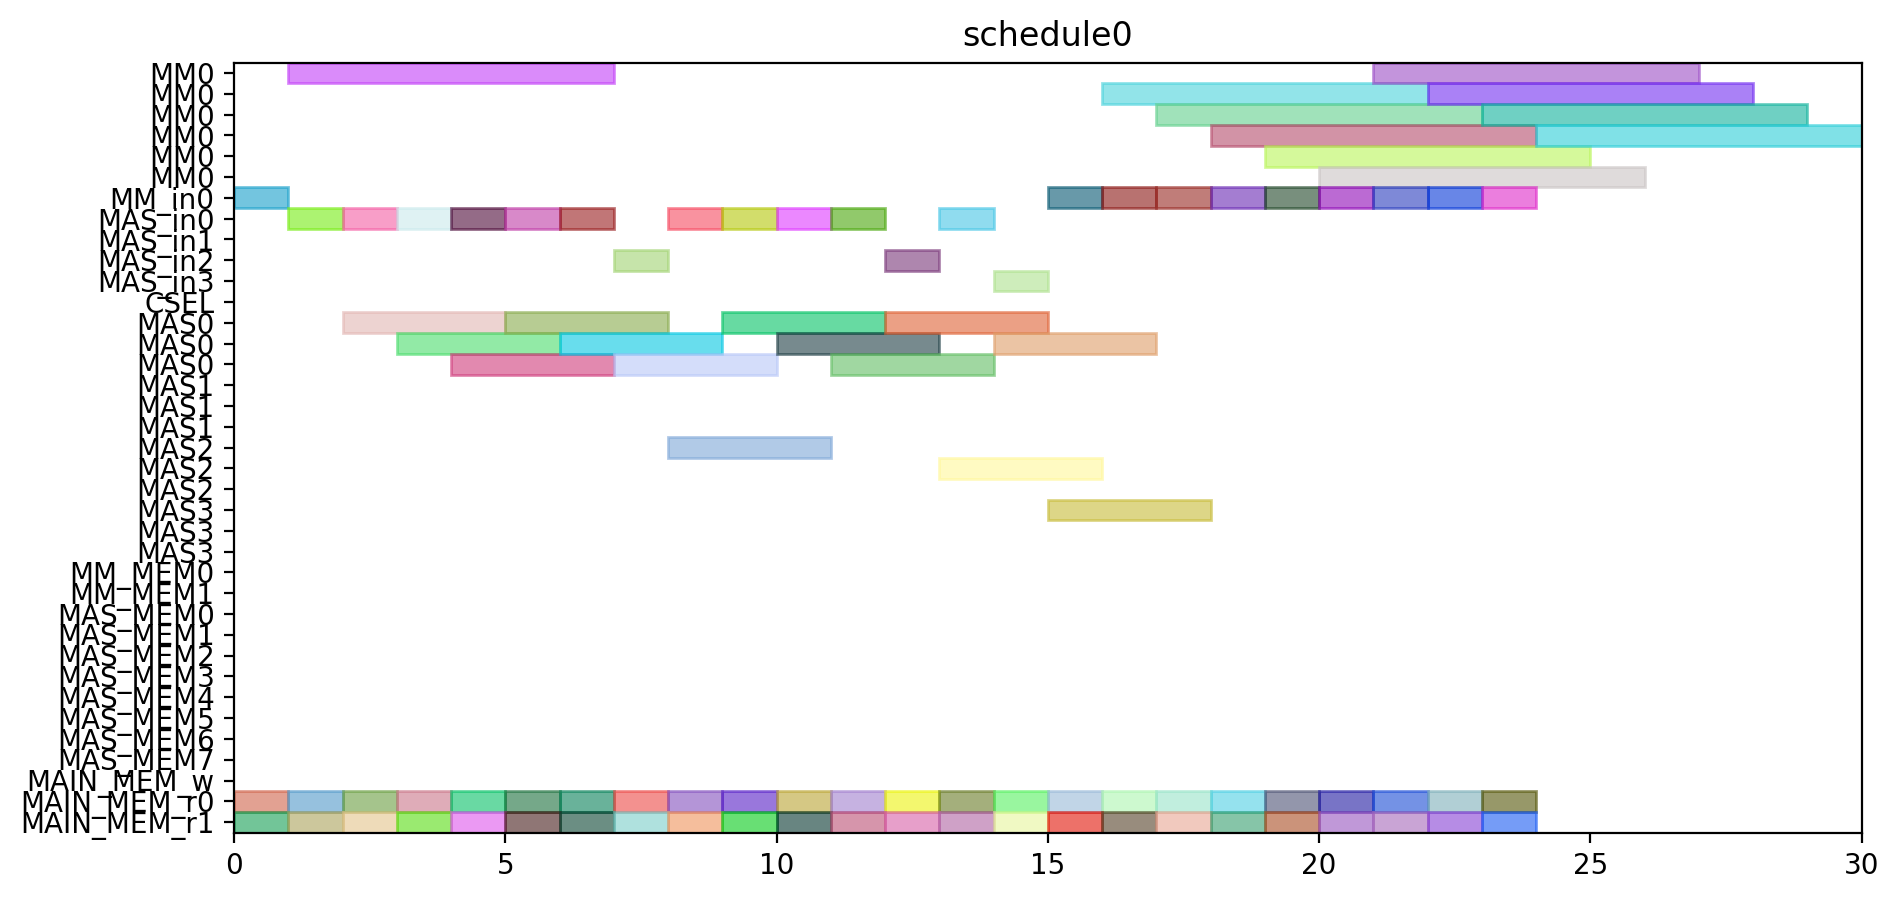

Source code (Python):
from pyschedule import Scenario, solvers, plotters, alt


def solve():
	horizon = 120
	S = Scenario("schedule0", horizon=horizon)

	# resource
	MM = S.Resources('MM', num=1, size=6)
	MM_in = S.Resources('MM_in', num=1)
	MAS_in = S.Resources('MAS_in', num=4)
	CSEL = S.Resource('CSEL')
	MAS = S.Resources('MAS', num=4, size=3, periods=range(1, horizon))
	MM_MEM = S.Resources('MM_MEM', num=2)
	MAS_MEM = S.Resources('MAS_MEM', num=8)
	MAIN_MEM_w = S.Resource('MAIN_MEM_w', size=1)
	MAIN_MEM_r = S.Resources('MAIN_MEM_r', num=2)

	# result of previous scheduling

	# new tasks
	t0_t0 = S.Task('t0_t0', length=3, delay_cost=1)
	t0_t0 += alt(MAS)
	t0_t0_in = S.Task('t0_t0_in', length=1, delay_cost=1)
	t0_t0_in += alt(MAS_in)
	S += t0_t0_in*MAS_in[0]<=t0_t0*MAS[0]

	S += t0_t0_in*MAS_in[1]<=t0_t0*MAS[1]

	S += t0_t0_in*MAS_in[2]<=t0_t0*MAS[2]

	S += t0_t0_in*MAS_in[3]<=t0_t0*MAS[3]

	t0_t0_mem0 = S.Task('t0_t0_mem0', length=1, delay_cost=1)
	t0_t0_mem0 += MAIN_MEM_r[0]
	S += t0_t0_mem0 <= t0_t0

	t0_t0_mem1 = S.Task('t0_t0_mem1', length=1, delay_cost=1)
	t0_t0_mem1 += MAIN_MEM_r[1]
	S += t0_t0_mem1 <= t0_t0

	t0_t1 = S.Task('t0_t1', length=3, delay_cost=1)
	t0_t1 += alt(MAS)
	t0_t1_in = S.Task('t0_t1_in', length=1, delay_cost=1)
	t0_t1_in += alt(MAS_in)
	S += t0_t1_in*MAS_in[0]<=t0_t1*MAS[0]

	S += t0_t1_in*MAS_in[1]<=t0_t1*MAS[1]

	S += t0_t1_in*MAS_in[2]<=t0_t1*MAS[2]

	S += t0_t1_in*MAS_in[3]<=t0_t1*MAS[3]

	t0_t1_mem0 = S.Task('t0_t1_mem0', length=1, delay_cost=1)
	t0_t1_mem0 += MAIN_MEM_r[0]
	S += t0_t1_mem0 <= t0_t1

	t0_t1_mem1 = S.Task('t0_t1_mem1', length=1, delay_cost=1)
	t0_t1_mem1 += MAIN_MEM_r[1]
	S += t0_t1_mem1 <= t0_t1

	t0_t3 = S.Task('t0_t3', length=6, delay_cost=1)
	t0_t3 += alt(MM)
	t0_t3_in = S.Task('t0_t3_in', length=1, delay_cost=1)
	t0_t3_in += alt(MM_in)
	S += t0_t3_in*MM_in[0]<=t0_t3*MM[0]
	t0_t3_mem0 = S.Task('t0_t3_mem0', length=1, delay_cost=1)
	t0_t3_mem0 += MAIN_MEM_r[0]
	S += t0_t3_mem0 <= t0_t3

	t0_t3_mem1 = S.Task('t0_t3_mem1', length=1, delay_cost=1)
	t0_t3_mem1 += MAIN_MEM_r[1]
	S += t0_t3_mem1 <= t0_t3

	t10 = S.Task('t10', length=3, delay_cost=1)
	t10 += alt(MAS)
	t10_in = S.Task('t10_in', length=1, delay_cost=1)
	t10_in += alt(MAS_in)
	S += t10_in*MAS_in[0]<=t10*MAS[0]

	S += t10_in*MAS_in[1]<=t10*MAS[1]

	S += t10_in*MAS_in[2]<=t10*MAS[2]

	S += t10_in*MAS_in[3]<=t10*MAS[3]

	t10_mem0 = S.Task('t10_mem0', length=1, delay_cost=1)
	t10_mem0 += MAIN_MEM_r[0]
	S += t10_mem0 <= t10

	t10_mem1 = S.Task('t10_mem1', length=1, delay_cost=1)
	t10_mem1 += MAIN_MEM_r[1]
	S += t10_mem1 <= t10

	t11 = S.Task('t11', length=3, delay_cost=1)
	t11 += alt(MAS)
	t11_in = S.Task('t11_in', length=1, delay_cost=1)
	t11_in += alt(MAS_in)
	S += t11_in*MAS_in[0]<=t11*MAS[0]

	S += t11_in*MAS_in[1]<=t11*MAS[1]

	S += t11_in*MAS_in[2]<=t11*MAS[2]

	S += t11_in*MAS_in[3]<=t11*MAS[3]

	t11_mem0 = S.Task('t11_mem0', length=1, delay_cost=1)
	t11_mem0 += MAIN_MEM_r[0]
	S += t11_mem0 <= t11

	t11_mem1 = S.Task('t11_mem1', length=1, delay_cost=1)
	t11_mem1 += MAIN_MEM_r[1]
	S += t11_mem1 <= t11

	t3_t0 = S.Task('t3_t0', length=6, delay_cost=1)
	t3_t0 += alt(MM)
	t3_t0_in = S.Task('t3_t0_in', length=1, delay_cost=1)
	t3_t0_in += alt(MM_in)
	S += t3_t0_in*MM_in[0]<=t3_t0*MM[0]
	t3_t0_mem0 = S.Task('t3_t0_mem0', length=1, delay_cost=1)
	t3_t0_mem0 += MAIN_MEM_r[0]
	S += t3_t0_mem0 <= t3_t0

	t3_t0_mem1 = S.Task('t3_t0_mem1', length=1, delay_cost=1)
	t3_t0_mem1 += MAIN_MEM_r[1]
	S += t3_t0_mem1 <= t3_t0

	t3_t1 = S.Task('t3_t1', length=6, delay_cost=1)
	t3_t1 += alt(MM)
	t3_t1_in = S.Task('t3_t1_in', length=1, delay_cost=1)
	t3_t1_in += alt(MM_in)
	S += t3_t1_in*MM_in[0]<=t3_t1*MM[0]
	t3_t1_mem0 = S.Task('t3_t1_mem0', length=1, delay_cost=1)
	t3_t1_mem0 += MAIN_MEM_r[0]
	S += t3_t1_mem0 <= t3_t1

	t3_t1_mem1 = S.Task('t3_t1_mem1', length=1, delay_cost=1)
	t3_t1_mem1 += MAIN_MEM_r[1]
	S += t3_t1_mem1 <= t3_t1

	t3_t2 = S.Task('t3_t2', length=3, delay_cost=1)
	t3_t2 += alt(MAS)
	t3_t2_in = S.Task('t3_t2_in', length=1, delay_cost=1)
	t3_t2_in += alt(MAS_in)
	S += t3_t2_in*MAS_in[0]<=t3_t2*MAS[0]

	S += t3_t2_in*MAS_in[1]<=t3_t2*MAS[1]

	S += t3_t2_in*MAS_in[2]<=t3_t2*MAS[2]

	S += t3_t2_in*MAS_in[3]<=t3_t2*MAS[3]

	t3_t2_mem0 = S.Task('t3_t2_mem0', length=1, delay_cost=1)
	t3_t2_mem0 += MAIN_MEM_r[0]
	S += t3_t2_mem0 <= t3_t2

	t3_t2_mem1 = S.Task('t3_t2_mem1', length=1, delay_cost=1)
	t3_t2_mem1 += MAIN_MEM_r[1]
	S += t3_t2_mem1 <= t3_t2

	t3_t3 = S.Task('t3_t3', length=3, delay_cost=1)
	t3_t3 += alt(MAS)
	t3_t3_in = S.Task('t3_t3_in', length=1, delay_cost=1)
	t3_t3_in += alt(MAS_in)
	S += t3_t3_in*MAS_in[0]<=t3_t3*MAS[0]

	S += t3_t3_in*MAS_in[1]<=t3_t3*MAS[1]

	S += t3_t3_in*MAS_in[2]<=t3_t3*MAS[2]

	S += t3_t3_in*MAS_in[3]<=t3_t3*MAS[3]

	t3_t3_mem0 = S.Task('t3_t3_mem0', length=1, delay_cost=1)
	t3_t3_mem0 += MAIN_MEM_r[0]
	S += t3_t3_mem0 <= t3_t3

	t3_t3_mem1 = S.Task('t3_t3_mem1', length=1, delay_cost=1)
	t3_t3_mem1 += MAIN_MEM_r[1]
	S += t3_t3_mem1 <= t3_t3

	t4_t0 = S.Task('t4_t0', length=3, delay_cost=1)
	t4_t0 += alt(MAS)
	t4_t0_in = S.Task('t4_t0_in', length=1, delay_cost=1)
	t4_t0_in += alt(MAS_in)
	S += t4_t0_in*MAS_in[0]<=t4_t0*MAS[0]

	S += t4_t0_in*MAS_in[1]<=t4_t0*MAS[1]

	S += t4_t0_in*MAS_in[2]<=t4_t0*MAS[2]

	S += t4_t0_in*MAS_in[3]<=t4_t0*MAS[3]

	t4_t0_mem0 = S.Task('t4_t0_mem0', length=1, delay_cost=1)
	t4_t0_mem0 += MAIN_MEM_r[0]
	S += t4_t0_mem0 <= t4_t0

	t4_t0_mem1 = S.Task('t4_t0_mem1', length=1, delay_cost=1)
	t4_t0_mem1 += MAIN_MEM_r[1]
	S += t4_t0_mem1 <= t4_t0

	t4_t1 = S.Task('t4_t1', length=3, delay_cost=1)
	t4_t1 += alt(MAS)
	t4_t1_in = S.Task('t4_t1_in', length=1, delay_cost=1)
	t4_t1_in += alt(MAS_in)
	S += t4_t1_in*MAS_in[0]<=t4_t1*MAS[0]

	S += t4_t1_in*MAS_in[1]<=t4_t1*MAS[1]

	S += t4_t1_in*MAS_in[2]<=t4_t1*MAS[2]

	S += t4_t1_in*MAS_in[3]<=t4_t1*MAS[3]

	t4_t1_mem0 = S.Task('t4_t1_mem0', length=1, delay_cost=1)
	t4_t1_mem0 += MAIN_MEM_r[0]
	S += t4_t1_mem0 <= t4_t1

	t4_t1_mem1 = S.Task('t4_t1_mem1', length=1, delay_cost=1)
	t4_t1_mem1 += MAIN_MEM_r[1]
	S += t4_t1_mem1 <= t4_t1

	t4_t3 = S.Task('t4_t3', length=6, delay_cost=1)
	t4_t3 += alt(MM)
	t4_t3_in = S.Task('t4_t3_in', length=1, delay_cost=1)
	t4_t3_in += alt(MM_in)
	S += t4_t3_in*MM_in[0]<=t4_t3*MM[0]
	t4_t3_mem0 = S.Task('t4_t3_mem0', length=1, delay_cost=1)
	t4_t3_mem0 += MAIN_MEM_r[0]
	S += t4_t3_mem0 <= t4_t3

	t4_t3_mem1 = S.Task('t4_t3_mem1', length=1, delay_cost=1)
	t4_t3_mem1 += MAIN_MEM_r[1]
	S += t4_t3_mem1 <= t4_t3

	t5_t0 = S.Task('t5_t0', length=6, delay_cost=1)
	t5_t0 += alt(MM)
	t5_t0_in = S.Task('t5_t0_in', length=1, delay_cost=1)
	t5_t0_in += alt(MM_in)
	S += t5_t0_in*MM_in[0]<=t5_t0*MM[0]
	t5_t0_mem0 = S.Task('t5_t0_mem0', length=1, delay_cost=1)
	t5_t0_mem0 += MAIN_MEM_r[0]
	S += t5_t0_mem0 <= t5_t0

	t5_t0_mem1 = S.Task('t5_t0_mem1', length=1, delay_cost=1)
	t5_t0_mem1 += MAIN_MEM_r[1]
	S += t5_t0_mem1 <= t5_t0

	t5_t1 = S.Task('t5_t1', length=6, delay_cost=1)
	t5_t1 += alt(MM)
	t5_t1_in = S.Task('t5_t1_in', length=1, delay_cost=1)
	t5_t1_in += alt(MM_in)
	S += t5_t1_in*MM_in[0]<=t5_t1*MM[0]
	t5_t1_mem0 = S.Task('t5_t1_mem0', length=1, delay_cost=1)
	t5_t1_mem0 += MAIN_MEM_r[0]
	S += t5_t1_mem0 <= t5_t1

	t5_t1_mem1 = S.Task('t5_t1_mem1', length=1, delay_cost=1)
	t5_t1_mem1 += MAIN_MEM_r[1]
	S += t5_t1_mem1 <= t5_t1

	t5_t2 = S.Task('t5_t2', length=3, delay_cost=1)
	t5_t2 += alt(MAS)
	t5_t2_in = S.Task('t5_t2_in', length=1, delay_cost=1)
	t5_t2_in += alt(MAS_in)
	S += t5_t2_in*MAS_in[0]<=t5_t2*MAS[0]

	S += t5_t2_in*MAS_in[1]<=t5_t2*MAS[1]

	S += t5_t2_in*MAS_in[2]<=t5_t2*MAS[2]

	S += t5_t2_in*MAS_in[3]<=t5_t2*MAS[3]

	t5_t2_mem0 = S.Task('t5_t2_mem0', length=1, delay_cost=1)
	t5_t2_mem0 += MAIN_MEM_r[0]
	S += t5_t2_mem0 <= t5_t2

	t5_t2_mem1 = S.Task('t5_t2_mem1', length=1, delay_cost=1)
	t5_t2_mem1 += MAIN_MEM_r[1]
	S += t5_t2_mem1 <= t5_t2

	t5_t3 = S.Task('t5_t3', length=3, delay_cost=1)
	t5_t3 += alt(MAS)
	t5_t3_in = S.Task('t5_t3_in', length=1, delay_cost=1)
	t5_t3_in += alt(MAS_in)
	S += t5_t3_in*MAS_in[0]<=t5_t3*MAS[0]

	S += t5_t3_in*MAS_in[1]<=t5_t3*MAS[1]

	S += t5_t3_in*MAS_in[2]<=t5_t3*MAS[2]

	S += t5_t3_in*MAS_in[3]<=t5_t3*MAS[3]

	t5_t3_mem0 = S.Task('t5_t3_mem0', length=1, delay_cost=1)
	t5_t3_mem0 += MAIN_MEM_r[0]
	S += t5_t3_mem0 <= t5_t3

	t5_t3_mem1 = S.Task('t5_t3_mem1', length=1, delay_cost=1)
	t5_t3_mem1 += MAIN_MEM_r[1]
	S += t5_t3_mem1 <= t5_t3

	t6_t0 = S.Task('t6_t0', length=6, delay_cost=1)
	t6_t0 += alt(MM)
	t6_t0_in = S.Task('t6_t0_in', length=1, delay_cost=1)
	t6_t0_in += alt(MM_in)
	S += t6_t0_in*MM_in[0]<=t6_t0*MM[0]
	t6_t0_mem0 = S.Task('t6_t0_mem0', length=1, delay_cost=1)
	t6_t0_mem0 += MAIN_MEM_r[0]
	S += t6_t0_mem0 <= t6_t0

	t6_t0_mem1 = S.Task('t6_t0_mem1', length=1, delay_cost=1)
	t6_t0_mem1 += MAIN_MEM_r[1]
	S += t6_t0_mem1 <= t6_t0

	t6_t1 = S.Task('t6_t1', length=6, delay_cost=1)
	t6_t1 += alt(MM)
	t6_t1_in = S.Task('t6_t1_in', length=1, delay_cost=1)
	t6_t1_in += alt(MM_in)
	S += t6_t1_in*MM_in[0]<=t6_t1*MM[0]
	t6_t1_mem0 = S.Task('t6_t1_mem0', length=1, delay_cost=1)
	t6_t1_mem0 += MAIN_MEM_r[0]
	S += t6_t1_mem0 <= t6_t1

	t6_t1_mem1 = S.Task('t6_t1_mem1', length=1, delay_cost=1)
	t6_t1_mem1 += MAIN_MEM_r[1]
	S += t6_t1_mem1 <= t6_t1

	t6_t2 = S.Task('t6_t2', length=3, delay_cost=1)
	t6_t2 += alt(MAS)
	t6_t2_in = S.Task('t6_t2_in', length=1, delay_cost=1)
	t6_t2_in += alt(MAS_in)
	S += t6_t2_in*MAS_in[0]<=t6_t2*MAS[0]

	S += t6_t2_in*MAS_in[1]<=t6_t2*MAS[1]

	S += t6_t2_in*MAS_in[2]<=t6_t2*MAS[2]

	S += t6_t2_in*MAS_in[3]<=t6_t2*MAS[3]

	t6_t2_mem0 = S.Task('t6_t2_mem0', length=1, delay_cost=1)
	t6_t2_mem0 += MAIN_MEM_r[0]
	S += t6_t2_mem0 <= t6_t2

	t6_t2_mem1 = S.Task('t6_t2_mem1', length=1, delay_cost=1)
	t6_t2_mem1 += MAIN_MEM_r[1]
	S += t6_t2_mem1 <= t6_t2

	t6_t3 = S.Task('t6_t3', length=3, delay_cost=1)
	t6_t3 += alt(MAS)
	t6_t3_in = S.Task('t6_t3_in', length=1, delay_cost=1)
	t6_t3_in += alt(MAS_in)
	S += t6_t3_in*MAS_in[0]<=t6_t3*MAS[0]

	S += t6_t3_in*MAS_in[1]<=t6_t3*MAS[1]

	S += t6_t3_in*MAS_in[2]<=t6_t3*MAS[2]

	S += t6_t3_in*MAS_in[3]<=t6_t3*MAS[3]

	t6_t3_mem0 = S.Task('t6_t3_mem0', length=1, delay_cost=1)
	t6_t3_mem0 += MAIN_MEM_r[0]
	S += t6_t3_mem0 <= t6_t3

	t6_t3_mem1 = S.Task('t6_t3_mem1', length=1, delay_cost=1)
	t6_t3_mem1 += MAIN_MEM_r[1]
	S += t6_t3_mem1 <= t6_t3

	t7_t0 = S.Task('t7_t0', length=6, delay_cost=1)
	t7_t0 += alt(MM)
	t7_t0_in = S.Task('t7_t0_in', length=1, delay_cost=1)
	t7_t0_in += alt(MM_in)
	S += t7_t0_in*MM_in[0]<=t7_t0*MM[0]
	t7_t0_mem0 = S.Task('t7_t0_mem0', length=1, delay_cost=1)
	t7_t0_mem0 += MAIN_MEM_r[0]
	S += t7_t0_mem0 <= t7_t0

	t7_t0_mem1 = S.Task('t7_t0_mem1', length=1, delay_cost=1)
	t7_t0_mem1 += MAIN_MEM_r[1]
	S += t7_t0_mem1 <= t7_t0

	t7_t1 = S.Task('t7_t1', length=6, delay_cost=1)
	t7_t1 += alt(MM)
	t7_t1_in = S.Task('t7_t1_in', length=1, delay_cost=1)
	t7_t1_in += alt(MM_in)
	S += t7_t1_in*MM_in[0]<=t7_t1*MM[0]
	t7_t1_mem0 = S.Task('t7_t1_mem0', length=1, delay_cost=1)
	t7_t1_mem0 += MAIN_MEM_r[0]
	S += t7_t1_mem0 <= t7_t1

	t7_t1_mem1 = S.Task('t7_t1_mem1', length=1, delay_cost=1)
	t7_t1_mem1 += MAIN_MEM_r[1]
	S += t7_t1_mem1 <= t7_t1

	t7_t2 = S.Task('t7_t2', length=3, delay_cost=1)
	t7_t2 += alt(MAS)
	t7_t2_in = S.Task('t7_t2_in', length=1, delay_cost=1)
	t7_t2_in += alt(MAS_in)
	S += t7_t2_in*MAS_in[0]<=t7_t2*MAS[0]

	S += t7_t2_in*MAS_in[1]<=t7_t2*MAS[1]

	S += t7_t2_in*MAS_in[2]<=t7_t2*MAS[2]

	S += t7_t2_in*MAS_in[3]<=t7_t2*MAS[3]

	t7_t2_mem0 = S.Task('t7_t2_mem0', length=1, delay_cost=1)
	t7_t2_mem0 += MAIN_MEM_r[0]
	S += t7_t2_mem0 <= t7_t2

	t7_t2_mem1 = S.Task('t7_t2_mem1', length=1, delay_cost=1)
	t7_t2_mem1 += MAIN_MEM_r[1]
	S += t7_t2_mem1 <= t7_t2

	t7_t3 = S.Task('t7_t3', length=3, delay_cost=1)
	t7_t3 += alt(MAS)
	t7_t3_in = S.Task('t7_t3_in', length=1, delay_cost=1)
	t7_t3_in += alt(MAS_in)
	S += t7_t3_in*MAS_in[0]<=t7_t3*MAS[0]

	S += t7_t3_in*MAS_in[1]<=t7_t3*MAS[1]

	S += t7_t3_in*MAS_in[2]<=t7_t3*MAS[2]

	S += t7_t3_in*MAS_in[3]<=t7_t3*MAS[3]

	t7_t3_mem0 = S.Task('t7_t3_mem0', length=1, delay_cost=1)
	t7_t3_mem0 += MAIN_MEM_r[0]
	S += t7_t3_mem0 <= t7_t3

	t7_t3_mem1 = S.Task('t7_t3_mem1', length=1, delay_cost=1)
	t7_t3_mem1 += MAIN_MEM_r[1]
	S += t7_t3_mem1 <= t7_t3

	solvers.mip.solve(S,msg=1,kind='CPLEX',ratio_gap=1.01)

	solution = [['hoge']*len(S.solution()[1]) for i in range(len(S.solution()))]
	for i in range(len(S.solution())):
		for j in range(len(S.solution()[i])):
			solution[i][j]=str(S.solution()[i][j])
	print(solution)

	cycles = int(solution[-1][3])

	pic_file_name = "/home/mfukuda/ABE/multiRAM_multiMAS_16mux/scheduling_result/stage6MM1_stage3MAS4/SQR012345/schedule0.png"
	if(S.solution() != []):
		plotters.matplotlib.plot(S,img_filename=pic_file_name, show_task_labels=False, fig_size=(cycles*0.25+3, 5))

	return solution
